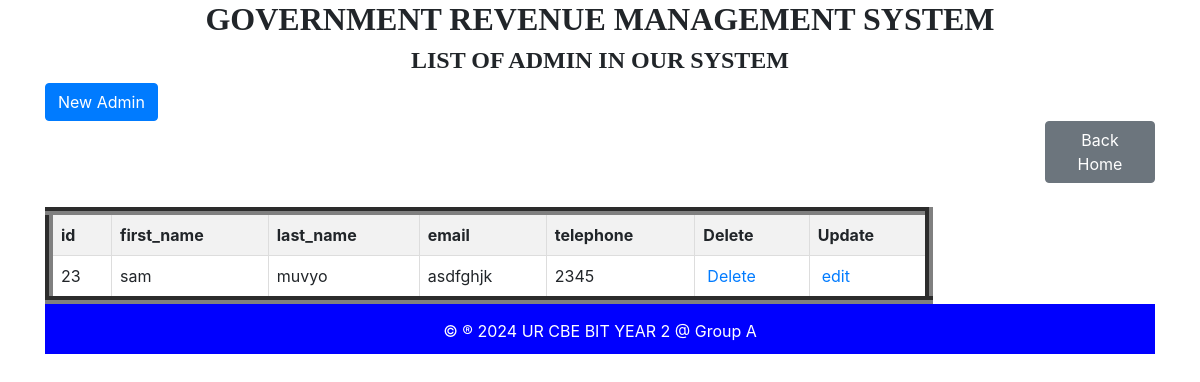
/admin_table.php, run on an earlier commit of the app's database.
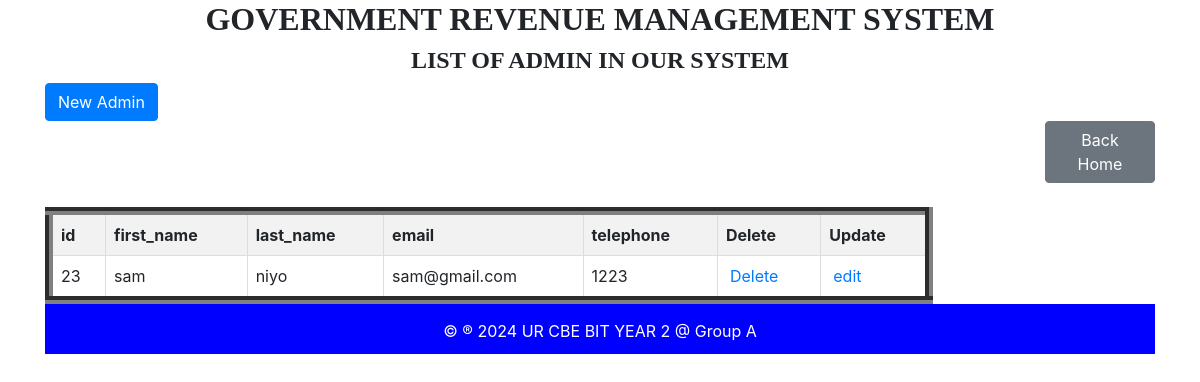
And on a later commit of the database.
### tables this page shows
CREATE TABLE `adminn` (
  `aid` int(11) NOT NULL,
  `first_name` varchar(100) NOT NULL,
  `last_name` varchar(150) NOT NULL,
  `email` varchar(100) NOT NULL,
  `telephone` int(100) NOT NULL
);

### admin_table.php (the view, shortened to what this page needs)
<!DOCTYPE html>
<html>
<head>
    <link href="https://stackpath.bootstrapcdn.com/bootstrap/4.5.2/css/bootstrap.min.css" rel="stylesheet">
</head>
<body>
    <div class="container">
        <h2 style="text-align: center; font-family: century; font-weight: bold;">GOVERNMENT REVENUE MANAGEMENT SYSTEM</h2>
        <h4 style="text-align: center; font-family: century; font-weight: bold;">LIST OF ADMIN IN OUR SYSTEM</h4>
        <a href="user_form.html" class="btn btn-primary" style="margin-top: 0px;">New Admin</a>
        <a href="home.html" class="btn btn-secondary" style="margin-left: 1000px;">Back Home</a>
        <table class="table table-bordered">
            <thead class="bg-warning">
<?php
include "dbconnection.php";
$sql = "SELECT * FROM adminn";
$result = $connection->query($sql);
?>
<!DOCTYPE html>
<html>
<head>
</head>
<body>
    <table border="5">
        <table border="8">
        <tr>
            <th> id</th>
            <th>first_name</th>
            <th>last_name</th>
            <th>email</th>
            <th>telephone</th>
            <th>Delete</th>
            <th>Update</th>
        </tr>
        <?php
        if ($result->num_rows > 0) {
            while ($row = $result->fetch_assoc()) {
                echo "<tr>
                    <td>" . $row['aid'] . "</td>
                    <td>" . $row['first_name'] . "</td>
                    <td>" . $row['last_name'] . "</td>
                    <td>" . $row['email'] . "</td>
                    <td>" . $row['telephone'] . "</td>
                    <td><a style='padding:4px' href='admin_delete.php?aid={$row['aid']}'>Delete</a></td>
                    <td><a style='padding:4px' href='admin_edit.php?aid={$row['aid']}'>edit</a></td>
                </tr>";
            }
        } else {
            echo "<tr><td colspan='8'>No data found</td></tr>";
        }
        ?>
    </table>
</body>
</html>
<footer>
            <p>&copy &reg 2024 UR CBE BIT YEAR 2 @ Group A</p>
        </center></footer>
    </body>
    </html>

What changed in the data, as far as the page shows it:
changed adminn "sam": last_name "muvyo" → "niyo"; email "asdfghjk" → "sam@gmail.com"; telephone "2345" → "1223"
